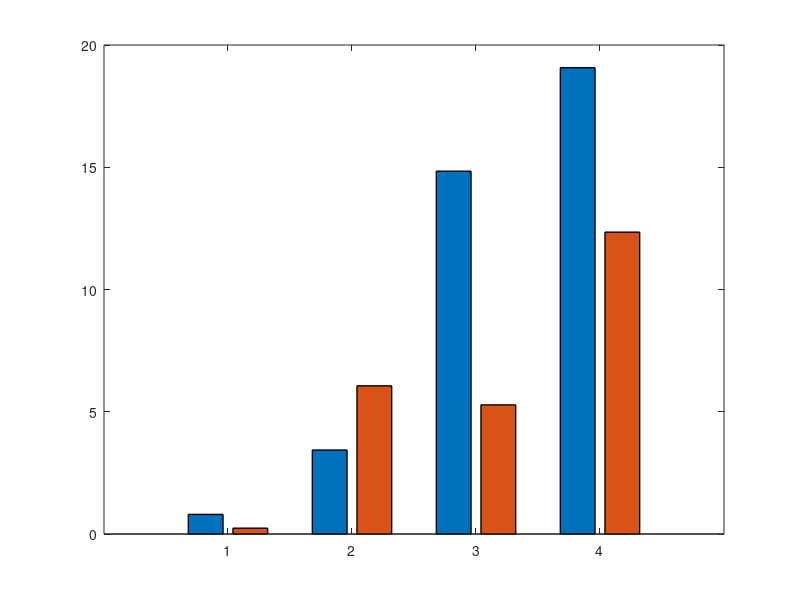

The MATLAB script that drew this image: (Note: this script raises an error after producing the figure.)
%% Processing Times Bar Chart

close all
clear all

TimeForCalc = [0.801115152	3.433545455	14.83839394	19.07305455;0.815364167	1.020872833	15.64777817	17.48401517;0.238275417	6.060484417	5.2805145 12.34589233;0.202103167	2.341257	4.716347167	7.941652333];
StdTimeForCalc = [0.145116084	0.210596827	2.746366091	2.584513119;0.140489384	0.183726085	3.356171111	3.197697997 ;0.022566953	0.541804203	0.578652228	0.676649094;0.021952161	0.423910239	0.878200676	0.966727954];

temp = TimeForCalc;
TimeForCalc(2,:) = temp(3,:);
TimeForCalc(3,:) = temp(2,:); 

temp = StdTimeForCalc;
StdTimeForCalc(2,:) = temp(3,:);
StdTimeForCalc(3,:) = temp(2,:);

TimeForCalc = TimeForCalc(1:2,:);
StdTimeForCalc = StdTimeForCalc(1:2,:);

barplotData = TimeForCalc;
stdplotData = StdTimeForCalc;

figure;
set(gcf,'color','w')
ctrs = 1:4;
data = barplotData;

ColorM = [0.8588    0.6863    0.6941;0.7725    0.0196    0.0471; .8 .8 .8; 1 1 1 ]; % CHANGE THAM RGB'S DEM RGB'S BETTER LOOK AMAZING LIKE BLOW YOUR MIND AMAZING AS IN ANOTHER DEMENSION THAT I CANT EVEN UNDERSTAND HOW CRAZY DEM COLORS ARE THAT MY EYES EXPLODE AND TURN INTO A ROCKET AND FLY TO A NEW UNIVERSE THAT IS EVEN MORE AMAZING THAN YOU GRAPH COLORS SO YEAH JUST AN EASY 6 NUMBERS TO PICK BUT NO PRESURE NO PRESSURE

hBar = bar(ctrs, data','EdgeColor','k','LineWidth',1);
for k1 = 1:size(barplotData,1)
    ctr(k1,:) = bsxfun(@plus, hBar(1).XData, [hBar(k1).XOffset]');
    ydt(k1,:) = hBar(k1).YData;
    hBar(k1).FaceColor = ColorM(k1,:);

end
hold on
er = errorbar(ctr, ydt, stdplotData, '.r');

for n = 1:4 % Change display of error bars
er(n).Color = [0 0 0];                            
er(n).LineStyle = 'none'; 
er(n).LineWidth = 2;
end
hold off
ylabel('Time (min)')


legend('CPS 16GB','QVT 16GB','Location','northwest')
legend boxoff 

names = {'Angiogram'; 'Load Data'; 'Processing'; 'Total Case'};
set(gca,'xtick',[1:4],'xticklabel',names)
title('Post Processing Times ')
ylim([0 22])
set(gca,'box','on','LineWidth',2)
set(findall(gcf,'-property','FontSize'),'FontSize',28)